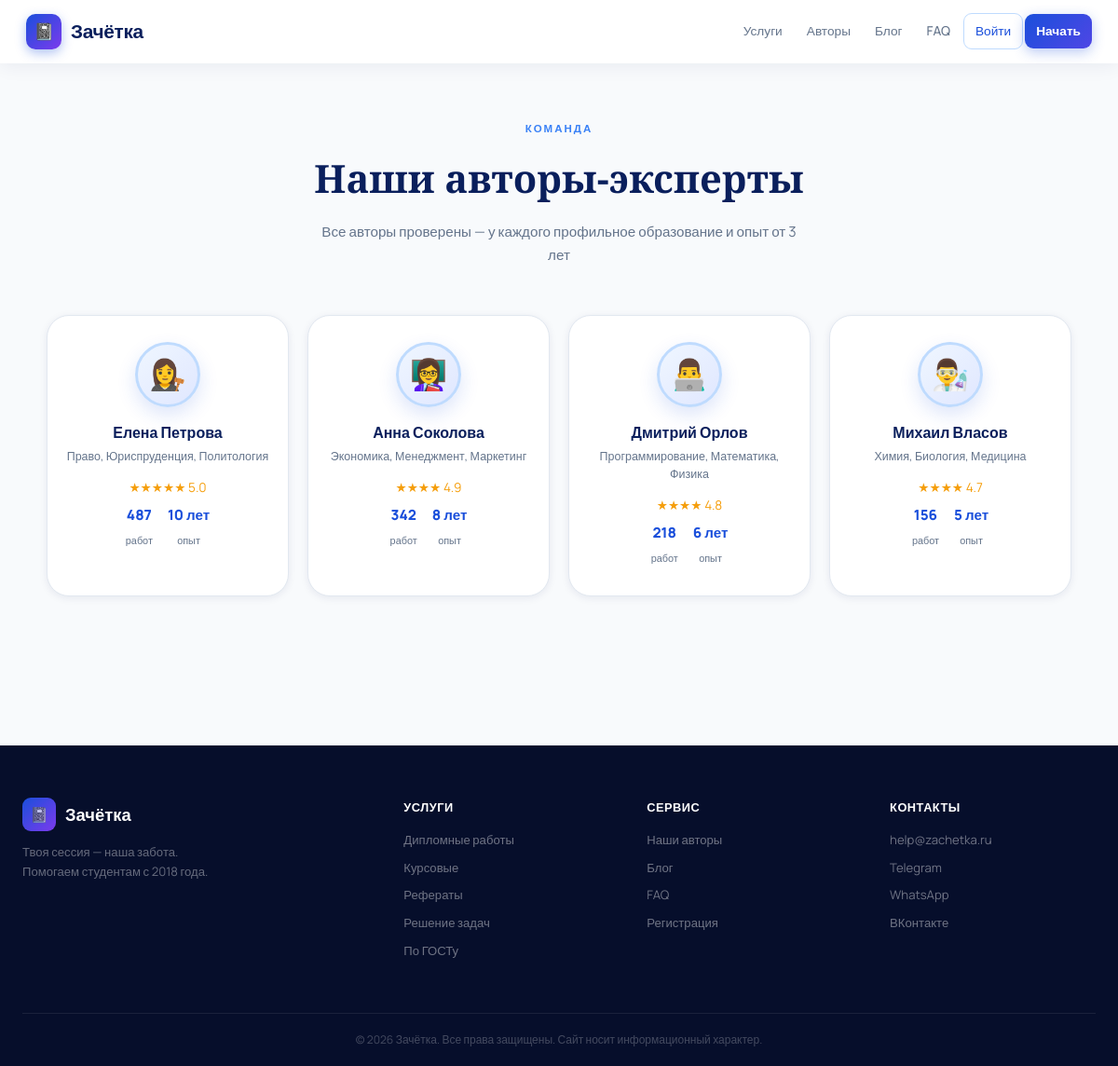
The page /executors on the database its author committed.
### models.py (models this page shows)
class ExecutorProfile(db.Model):
    id = db.Column(db.Integer, primary_key=True)
    user_id = db.Column(db.Integer, db.ForeignKey('user.id'), nullable=False)
    user = db.relationship('User', backref='executor_profile')
    bio = db.Column(db.Text)
    specializations = db.Column(db.String(500))
    experience_years = db.Column(db.Integer, default=1)
    completed_orders = db.Column(db.Integer, default=0)
    rating = db.Column(db.Float, default=5.0)
    avatar_emoji = db.Column(db.String(10), default='👨‍🏫')

class User(UserMixin, db.Model):
    id = db.Column(db.Integer, primary_key=True)
    name = db.Column(db.String(120), nullable=False)
    email = db.Column(db.String(120), unique=True, nullable=False)
    password = db.Column(db.String(256), nullable=False)
    phone = db.Column(db.String(20))
    role = db.Column(db.String(20), default='student')  # student / executor / admin
    avatar = db.Column(db.String(10), default='🎓')
    created_at = db.Column(db.DateTime, default=datetime.utcnow)
    orders = db.relationship('Order', backref='user', lazy=True, foreign_keys='Order.user_id')
    messages = db.relationship('Message', backref='author', lazy=True)

### app.py (the view)
@app.route('/executors')
def executors():
    execs = ExecutorProfile.query.order_by(ExecutorProfile.rating.desc()).all()
    return render_template('executors.html', executors=execs)

### templates/executors.html (shortened to what this page needs)
{% extends "base.html" %}
{% block content %}
<div class="executors-page">
  <div class="section-inner">
    <div class="section-head">
      <span class="eyebrow">Команда</span>
      <h2>Наши авторы-эксперты</h2>
      <p>Все авторы проверены — у каждого профильное образование и опыт от 3 лет</p>
    </div>
    <div class="exec-grid" style="max-width:1100px;margin:0 auto">
      {% for ep in executors %}
      <div class="exec-card">
        <div class="exec-avatar">{{ ep.avatar_emoji }}</div>
        <div class="exec-name">{{ ep.user.name }}</div>
        <div class="exec-spec">{{ ep.specializations }}</div>
        <div class="exec-stars">
          {% for i in range(ep.rating|int) %}★{% endfor %}
          {{ ep.rating }}
        </div>
        <div class="exec-stats">
          <div class="exec-stat"><strong>{{ ep.completed_orders }}</strong><span>работ</span></div>
          <div class="exec-stat"><strong>{{ ep.experience_years }} лет</strong><span>опыт</span></div>
        </div>
      </div>
      {% endfor %}
    </div>
  </div>
</div>
{% endblock %}

### templates/base.html (shortened to what this page needs)
<!DOCTYPE html>
<html lang="ru">
<head>
  <link rel="stylesheet" href="{{ url_for('static', filename='css/style.css') }}">
</head>
<body>
<nav class="navbar">
  <div class="nav-inner">
    <a href="{{ url_for('index') }}" class="nav-logo">
      <div class="nav-logo-icon">📓</div>
      Зачётка
    </a>
    <div class="nav-links">
      <a href="{{ url_for('services') }}">Услуги</a>
      <a href="{{ url_for('executors') }}">Авторы</a>
      <a href="{{ url_for('blog') }}">Блог</a>
      <a href="{{ url_for('faq') }}">FAQ</a>
      {% if current_user.is_authenticated %}
        <a href="{{ url_for('new_order') }}" class="nav-btn-order">+ Заявка</a>
        <a href="{{ url_for('dashboard') }}" class="nav-btn-dash">Кабинет</a>
      {% else %}
        <a href="{{ url_for('login') }}" class="nav-btn-login">Войти</a>
        <a href="{{ url_for('register') }}" class="nav-btn-order">Начать</a>
      {% endif %}
    </div>
  </div>
</nav>
{% block content %}{% endblock %}
<footer class="footer">
  <div class="footer-inner">
    <div class="footer-brand">
      <div class="footer-logo">
        <div class="footer-logo-icon">📓</div>
        <strong>Зачётка</strong>
      </div>
      <p>Твоя сессия — наша забота.<br>Помогаем студентам с 2018 года.</p>
    </div>
    <div class="footer-cols">
      <div>
        <h4>Услуги</h4>
        <a href="{{ url_for('services') }}">Дипломные работы</a>
        <a href="{{ url_for('services') }}">Курсовые</a>
        <a href="{{ url_for('services') }}">Рефераты</a>
        <a href="{{ url_for('services') }}">Решение задач</a>
        <a href="{{ url_for('services') }}">По ГОСТу</a>
      </div>
      <div>
        <h4>Сервис</h4>
        <a href="{{ url_for('executors') }}">Наши авторы</a>
        <a href="{{ url_for('blog') }}">Блог</a>
        <a href="{{ url_for('faq') }}">FAQ</a>
        <a href="{{ url_for('register') }}">Регистрация</a>
      </div>
      <div>
        <h4>Контакты</h4>
        <a href="mailto:help@zachetka.ru">help@zachetka.ru</a>
        <a href="#">Telegram</a>
        <a href="#">WhatsApp</a>
        <a href="#">ВКонтакте</a>
      </div>
    </div>
  </div>
  <div class="footer-bottom">© 2026 Зачётка. Все права защищены. Сайт носит информационный характер.</div>
</footer>
</body>
</html>

### rows shown on the page
ExecutorProfile: avatar_emoji "👩‍⚖️", user.name "Елена Петрова", specializations "Право, Юриспруденция, Политология", rating "5.0", completed_orders "487", experience_years "10"
ExecutorProfile: avatar_emoji "👩‍🏫", user.name "Анна Соколова", specializations "Экономика, Менеджмент, Маркетинг", rating "4.9", completed_orders "342", experience_years "8"
ExecutorProfile: avatar_emoji "👨‍💻", user.name "Дмитрий Орлов", specializations "Программирование, Математика, Физика", rating "4.8", completed_orders "218", experience_years "6"
ExecutorProfile: avatar_emoji "👨‍🔬", user.name "Михаил Власов", specializations "Химия, Биология, Медицина", rating "4.7", completed_orders "156", experience_years "5"
